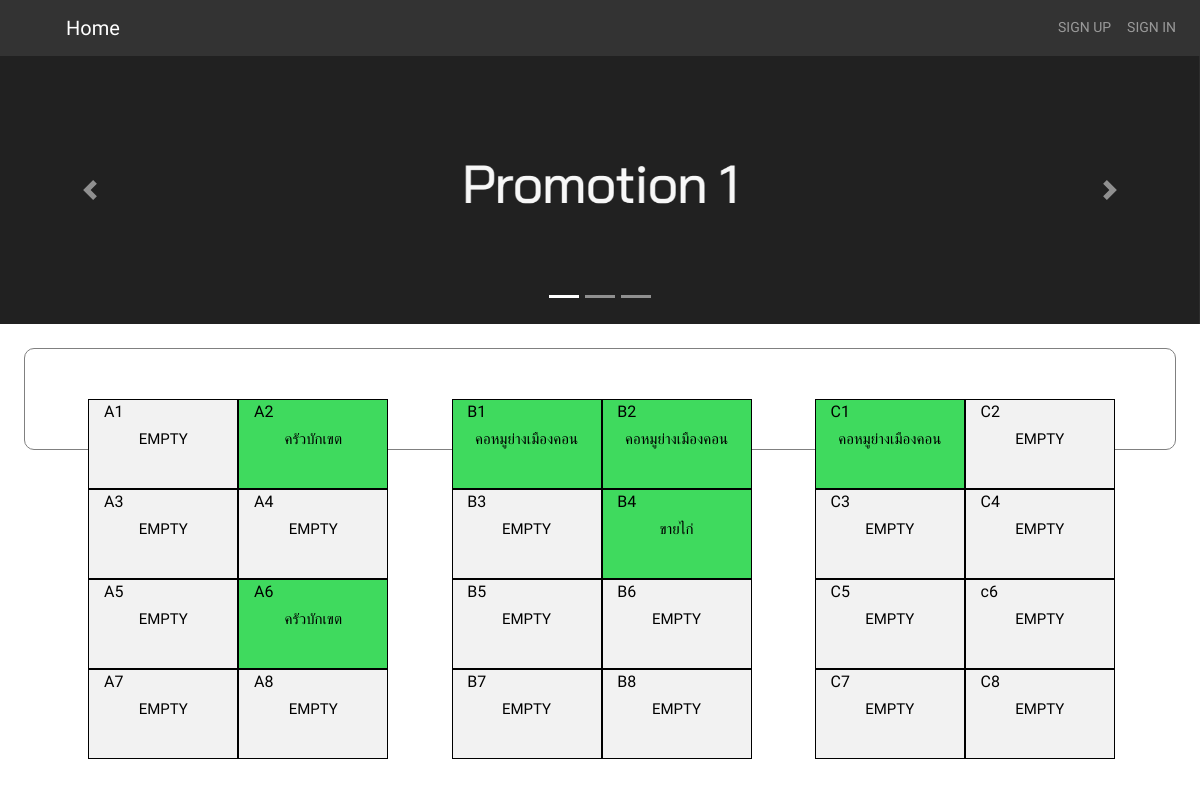
Before: / with the older database file.
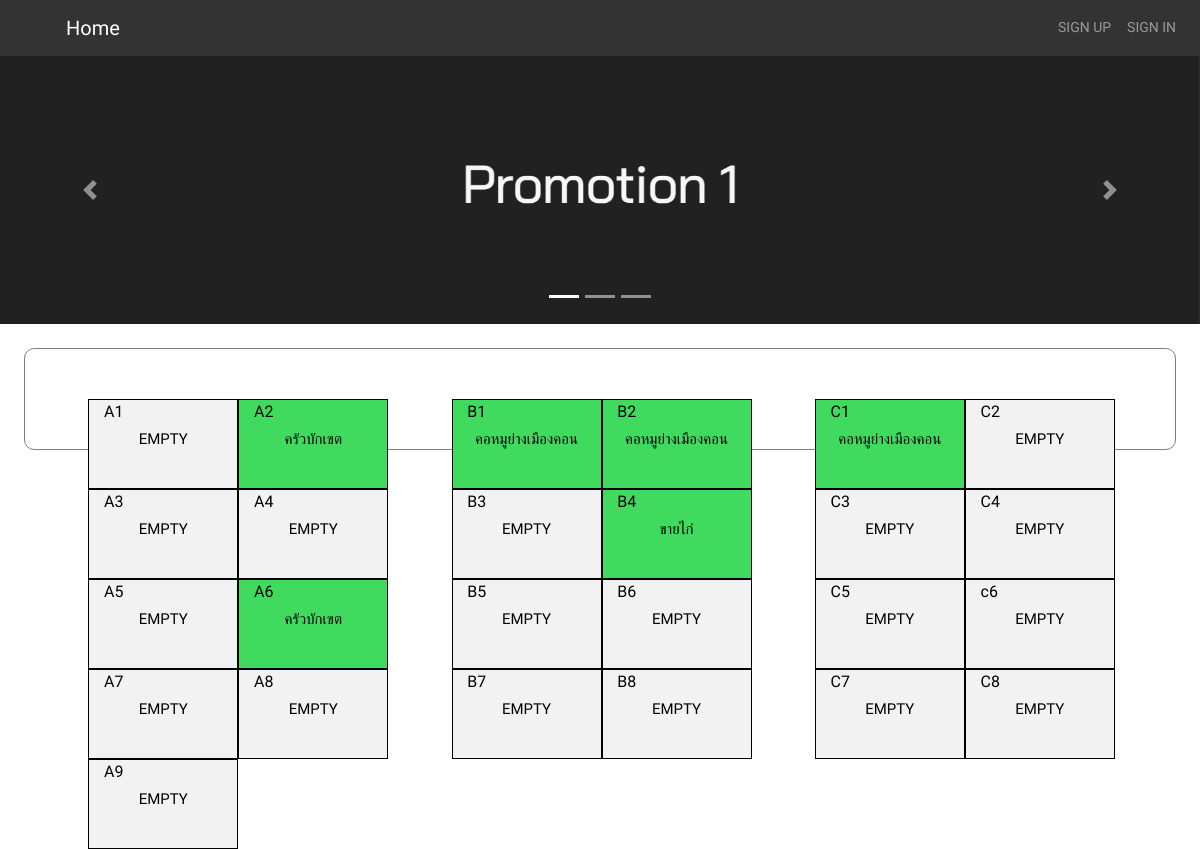
After: the same page with the newer database file.
### tables this page shows
CREATE TABLE `block` (
  `block_id` int(10) NOT NULL,
  `block_code` varchar(255) NOT NULL,
  `shop_id` int(10) NOT NULL,
  `price` int(10) NOT NULL
);

CREATE TABLE `shop` (
  `shop_id` int(10) NOT NULL,
  `user_id` int(10) NOT NULL,
  `name` varchar(255) NOT NULL,
  `info` varchar(255) NOT NULL,
  `img` varchar(255) NOT NULL
);

### content/index.php (the view, shortened to what this page needs)
<body>
	<div id="carouselExampleIndicators" class="carousel slide" data-ride="carousel">
		<ol class="carousel-indicators">
			<li data-target="#carouselExampleIndicators" data-slide-to="0" class="active"></li>
			<li data-target="#carouselExampleIndicators" data-slide-to="1"></li>
			<li data-target="#carouselExampleIndicators" data-slide-to="2"></li>
		</ol>
		<div class="carousel-inner">
			<div class="carousel-item active">
				<img src="src/img/PM1.png" class="d-block w-100" alt="...">
			</div>
		</div>
		<a class="carousel-control-prev" href="#carouselExampleIndicators" role="button" data-slide="prev">
			<span class="carousel-control-prev-icon" aria-hidden="true"></span>
		</a>
		<a class="carousel-control-next" href="#carouselExampleIndicators" role="button" data-slide="next">
			<span class="carousel-control-next-icon" aria-hidden="true"></span>
		</a>
	</div>
	<div class="con">
		<?php
			$count = 1;
			$query = mysqli_query($conn, "select * from block");
			while ($result = mysqli_fetch_assoc($query)) {
				$name_query = mysqli_query($conn, "select name from shop where shop_id =" . $result['shop_id']) or die(mysqli_error($query));
				$result_name = mysqli_fetch_assoc($name_query);
				$name = $result_name['name'];
				if ($count % 2 == 1) {
					$ml = "";
				};
				if ($count % 2 == 0) {
					$ml = "style='margin-left:0'";
				};
				if ($name == "EMPTY") {
					if (isset($role)) {
						if ($role == "merchant") { ?>
							<div class="card-act emp-card" <?php echo ($ml) ?> onclick="books('<?php echo $result['block_code']?>','<?php echo $result['price'] ?>');">
								<div class="nav-code"><span><?php echo ($result['block_code']) ?></span></div>
								<div class="t-incard"><span><?php echo ($name) ?></span></div>
							</div>
						<?php }
						else { ?>
							<div class="card-act emp-card" <?php echo ($ml) ?>>
								<div class="nav-code"><span><?php echo ($result['block_code']) ?></span></div>
								<div class="t-incard"><span><?php echo ($name) ?></span></div>
							</div>
						<?php }
					}
					else { ?>
						<div class="card-act emp-card" <?php echo ($ml) ?>>
							<div class="nav-code"><span><?php echo ($result['block_code']) ?></span></div>
							<div class="t-incard"><span><?php echo ($name) ?></span></div>
						</div>
					<?php }
				}
				else { ?>
						<div class="card-act" <?php echo ($ml) ?> onclick="shop('<?php echo ($result['block_code']) ?>');">
							<div class="nav-code"><span><?php echo ($result['block_code']) ?></span></div>
							<div class="t-incard"><span><?php echo ($name) ?></span></div>
						</div>
				<?php }
				$count++;
			}
		?>
	</div>
</body>

Changed rows visible on the page:
added block: block_code "A9", shop.name "EMPTY"
